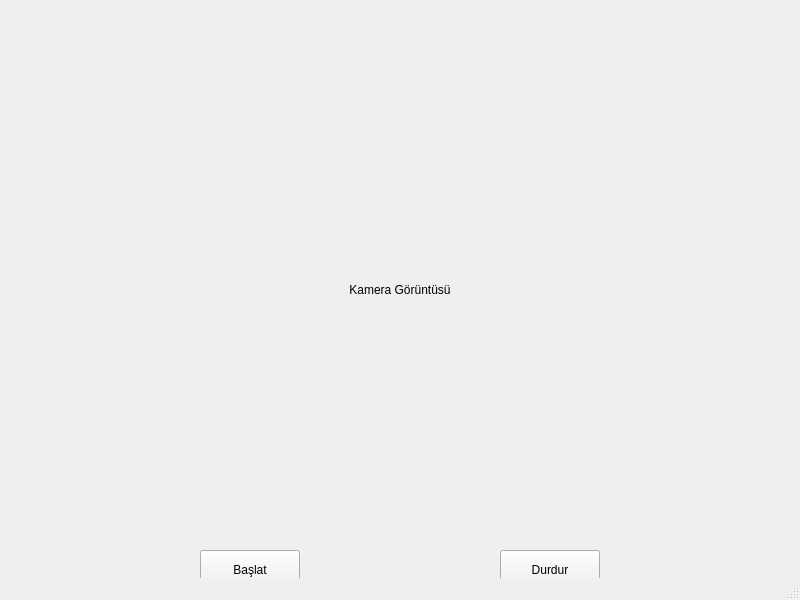
<?xml version="1.0" encoding="UTF-8"?>
<ui version="4.0">
 <class>MainWindow</class>
 <widget class="QMainWindow" name="MainWindow">
  <property name="geometry">
   <rect>
    <x>0</x>
    <y>0</y>
    <width>800</width>
    <height>600</height>
   </rect>
  </property>
  <property name="windowTitle">
   <string>Kamera Akışı</string>
  </property>
  <widget class="QWidget" name="centralwidget">
   <widget class="QLabel" name="videoLabel">
    <property name="geometry">
     <rect>
      <x>80</x>
      <y>50</y>
      <width>640</width>
      <height>480</height>
     </rect>
    </property>
    <property name="text">
     <string>Kamera Görüntüsü</string>
    </property>
    <property name="alignment">
     <set>Qt::AlignCenter</set>
    </property>
   </widget>
   <widget class="QPushButton" name="startButton">
    <property name="geometry">
     <rect>
      <x>200</x>
      <y>550</y>
      <width>100</width>
      <height>40</height>
     </rect>
    </property>
    <property name="text">
     <string>Başlat</string>
    </property>
   </widget>
   <widget class="QPushButton" name="stopButton">
    <property name="geometry">
     <rect>
      <x>500</x>
      <y>550</y>
      <width>100</width>
      <height>40</height>
     </rect>
    </property>
    <property name="text">
     <string>Durdur</string>
    </property>
   </widget>
  </widget>
  <widget class="QMenuBar" name="menubar"/>
  <widget class="QStatusBar" name="statusbar"/>
 </widget>
 <resources/>
 <connections/>
</ui>
